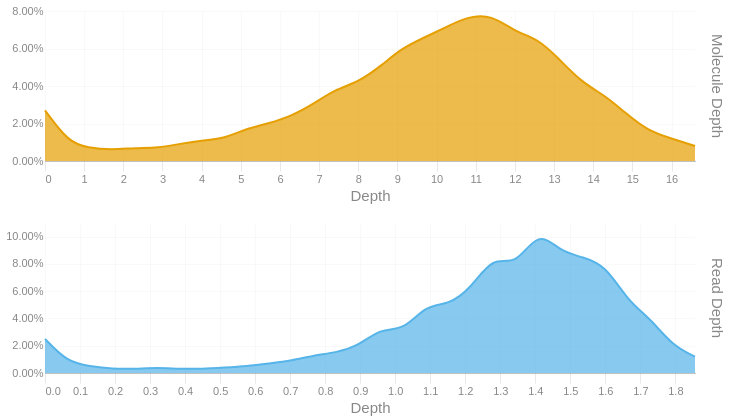

The notebook cell saved with this chart:
### Code cell
readdep = depth_hist(tb['Read Depth'], q99, 3)
readdep = readdep.with_columns(pl.lit('Read Depth').alias('Metric'))
if not SKIPLR:
    moldep = depth_hist(tb['Molecule Depth'], mol_q99, 1)
    moldep = moldep.with_columns(pl.lit('Molecule Depth').alias('Metric'))
    _hist = pl.concat([readdep, moldep])
    _hist = _hist.filter(pl.col('Proportion') != 0)
    with SafeRender(_hist):
        (
            alt.Chart(_hist)        
            .mark_area(interpolate = "basis")
            .encode(
                x=alt.X('Bin:Q').scale(domainMin=0).axis(alt.Axis(title='Depth')),
                y = alt.Y('Proportion:Q', title = None).axis(format = '.2%'),
                color = alt.Color('Metric:N').legend(None),
                row = alt.Row("Metric:N").header(title = None, labelOrient = 'right'),
                tooltip = [
                    alt.Tooltip("Metric:N", title = "Metric"),
                    alt.Tooltip('Interval:N', title = "Depth Interval"),
                    alt.Tooltip('Proportion:Q', title = "% Alignments").format('.2%')
                ]
            )
            .resolve_scale(x='independent', y='independent')
            .properties(
                height = 150, width = 650,
                usermeta={'embedOptions': {'downloadFileName': f'{samplename}.depth.hist'}}
            )
        ).display()
else:
    readdep = readdep.filter(pl.col('Proportion') != 0)
    with SafeRender(readdep):
        (
            alt.Chart(readdep)        
            .mark_area(interpolate = "basis")
            .encode(
                x=alt.X('Bin:Q').scale(domainMin=0).axis(alt.Axis(title='Depth')),
                y = alt.Y('Proportion:Q', title = None).axis(format = '.2%'),
                tooltip = [
                    alt.Tooltip('Interval:N', title = "Depth Interval"),
                    alt.Tooltip('Proportion:Q', title = "% Alignments").format('.2%')
                ]
            )
            .properties(
                usermeta={'embedOptions': {'downloadFileName': f'{samplename}.depth.hist'}}
            )
        ).display()

### Figure 1 — Vega-Lite specification as saved in the notebook (floating-point values rounded to 4 significant figures)
{"width": 650, "height": 150, "config": {"title": {"anchor": "start", "dy": -15, "fontSize": 18, "color": "#888888", "subtitleColor": "#888888", "subtitleFontSize": 14}, "arc": {"fill": "#0072B2"}, "axis": {"domainColor": "#888888", "domainWidth": 0.5, "gridWidth": 0.2, "grid": false, "titleFontWeight": 400, "titleFontSize": 15, "labelFontSize": 11, "labelColor": "#888888", "tickColor": "#888888", "tickWidth": 0.2, "titleColor": "#888888"}, "axisBand": {"grid": false}, "axisX": {"grid": true, "tickSize": 10, "domainCap": "round"}, "axisY": {"domain": false, "grid": true, "tickSize": 0, "domainCap": "round"}, "background": "transparent", "header": {"labelFontSize": 15, "labelColor": "#888888", "titleFontSize": 15, "titleFontWeight": 600, "titleColor": "#888888"}, "legend": {"labelFont": "sans-serif", "labelFontSize": 12, "labelColor": "#888888", "symbolSize": 100, "symbolType": "circle", "titleFontSize": 12, "titlePadding": 10, "titleColor": "#888888", "title": null}, "range": {"category": ["#E69F00", "#56B4E9", "#009E73", "#F0E442", "#0072B2", "#D55E00", "#CC79A7", "#000000"], "diverging": ["#cfe8f3", "#a2d4ec", "#73bfe2", "#46abdb", "#1696d2", "#12719e"]}, "area": {"fill": "#0072B2", "fillOpacity": 0.7, "line": true, "strokeOpacity": 0.7}, "line": {"color": "#0072B2", "stroke": "#0072B2", "strokeWidth": 2}, "trail": {"color": "#0072B2", "stroke": "#0072B2", "strokeWidth": 0, "size": 1}, "point": {"filled": true, "fillOpacity": 1.0, "size": 95}, "text": {"color": "#888888", "fontSize": 11, "align": "right", "fontWeight": 400, "size": 11}, "bar": {"fill": "#0072B2", "stroke": null}, "view": {"stroke": null, "continuousWidth": 660, "continuousHeight": 400}}, "data": {"name": "data-2a2f2070c3dd2fc3ba65c22f437be73b"}, "mark": {"type": "area", "interpolate": "basis"}, "encoding": {"color": {"field": "Metric", "legend": null, "type": "nominal"}, "row": {"field": "Metric", "header": {"title": null, "labelOrient": "right"}, "type": "nominal"}, "tooltip": [{"field": "Metric", "title": "Metric", "type": "nominal"}, {"field": "Interval", "title": "Depth Interval", "type": "nominal"}, {"field": "Proportion", "format": ".2%", "title": "% Alignments", "type": "quantitative"}], "x": {"axis": {"title": "Depth"}, "field": "Bin", "scale": {"domainMin": 0}, "type": "quantitative"}, "y": {"axis": {"format": ".2%"}, "field": "Proportion", "title": null, "type": "quantitative"}}, "resolve": {"scale": {"x": "independent", "y": "independent"}}, "usermeta": {"embedOptions": {"downloadFileName": "S5_Hudson_1190.depth.hist"}}, "$schema": "https://vega.github.io/schema/vega-lite/v6.1.0.json", "datasets": {"data-2a2f2070c3dd2fc3ba65c22f437be73b": [{"Bin": 0.0, "Interval": "0.0-0.064", "Proportion": 0.025, "Metric": "Read Depth"}, {"Bin": 0.064, "Interval": "0.064-0.128", "Proportion": 0.008, "Metric": "Read Depth"}, {"Bin": 0.128, "Interval": "0.128-0.192", "Proportion": 0.005, "Metric": "Read Depth"}, {"Bin": 0.192, "Interval": "0.192-0.256", "Proportion": 0.003, "Metric": "Read Depth"}, {"Bin": 0.256, "Interval": "0.256-0.32", "Proportion": 0.003, "Metric": "Read Depth"}, {"Bin": 0.32, "Interval": "0.32-0.384", "Proportion": 0.004, "Metric": "Read Depth"}, {"Bin": 0.384, "Interval": "0.384-0.448", "Proportion": 0.003, "Metric": "Read Depth"}, {"Bin": 0.448, "Interval": "0.448-0.512", "Proportion": 0.003, "Metric": "Read Depth"}, {"Bin": 0.512, "Interval": "0.512-0.576", "Proportion": 0.004, "Metric": "Read Depth"}, {"Bin": 0.576, "Interval": "0.576-0.64", "Proportion": 0.005, "Metric": "Read Depth"}, {"Bin": 0.64, "Interval": "0.64-0.704", "Proportion": 0.007, "Metric": "Read Depth"}, {"Bin": 0.704, "Interval": "0.704-0.768", "Proportion": 0.009, "Metric": "Read Depth"}, {"Bin": 0.768, "Interval": "0.768-0.832", "Proportion": 0.013, "Metric": "Read Depth"}, {"Bin": 0.832, "Interval": "0.832-0.896", "Proportion": 0.015, "Metric": "Read Depth"}, {"Bin": 0.896, "Interval": "0.896-0.96", "Proportion": 0.02, "Metric": "Read Depth"}, {"Bin": 0.96, "Interval": "0.96-1.024", "Proportion": 0.033, "Metric": "Read Depth"}, {"Bin": 1.024, "Interval": "1.024-1.088", "Proportion": 0.031, "Metric": "Read Depth"}, {"Bin": 1.088, "Interval": "1.088-1.152", "Proportion": 0.05, "Metric": "Read Depth"}, {"Bin": 1.152, "Interval": "1.152-1.216", "Proportion": 0.05, "Metric": "Read Depth"}, {"Bin": 1.216, "Interval": "1.216-1.28", "Proportion": 0.062, "Metric": "Read Depth"}, {"Bin": 1.28, "Interval": "1.28-1.344", "Proportion": 0.086, "Metric": "Read Depth"}, {"Bin": 1.344, "Interval": "1.344-1.408", "Proportion": 0.078, "Metric": "Read Depth"}, {"Bin": 1.408, "Interval": "1.408-1.472", "Proportion": 0.105, "Metric": "Read Depth"}, {"Bin": 1.472, "Interval": "1.472-1.536", "Proportion": 0.089, "Metric": "Read Depth"}, {"Bin": 1.536, "Interval": "1.536-1.6", "Proportion": 0.085, "Metric": "Read Depth"}, {"Bin": 1.6, "Interval": "1.6-1.664", "Proportion": 0.079, "Metric": "Read Depth"}, {"Bin": 1.664, "Interval": "1.664-1.728", "Proportion": 0.053, "Metric": "Read Depth"}, {"Bin": 1.728, "Interval": "1.728-1.792", "Proportion": 0.04, "Metric": "Read Depth"}, {"Bin": 1.792, "Interval": "1.792-1.856", "Proportion": 0.02, "Metric": "Read Depth"}, {"Bin": 1.856, "Interval": "1.856-1.92", "Proportion": 0.012, "Metric": "Read Depth"}, {"Bin": 0.0, "Interval": "0.0-0.6", "Proportion": 0.027, "Metric": "Molecule Depth"}, {"Bin": 0.6, "Interval": "0.6-1.1", "Proportion": 0.01, "Metric": "Molecule Depth"}, {"Bin": 1.1, "Interval": "1.1-1.7", "Proportion": 0.007, "Metric": "Molecule Depth"}, {"Bin": 1.7, "Interval": "1.7-2.3", "Proportion": 0.006, "Metric": "Molecule Depth"}, {"Bin": 2.3, "Interval": "2.3-2.9", "Proportion": 0.007, "Metric": "Molecule Depth"}, {"Bin": 2.9, "Interval": "2.9-3.4", "Proportion": 0.007, "Metric": "Molecule Depth"}, {"Bin": 3.4, "Interval": "3.4-4.0", "Proportion": 0.009, "Metric": "Molecule Depth"}, {"Bin": 4.0, "Interval": "4.0-4.6", "Proportion": 0.011, "Metric": "Molecule Depth"}, {"Bin": 4.6, "Interval": "4.6-5.1", "Proportion": 0.012, "Metric": "Molecule Depth"}, {"Bin": 5.1, "Interval": "5.1-5.7", "Proportion": 0.017, "Metric": "Molecule Depth"}, {"Bin": 5.7, "Interval": "5.7-6.3", "Proportion": 0.02, "Metric": "Molecule Depth"}, {"Bin": 6.3, "Interval": "6.3-6.9", "Proportion": 0.024, "Metric": "Molecule Depth"}, {"Bin": 6.9, "Interval": "6.9-7.4", "Proportion": 0.031, "Metric": "Molecule Depth"}, {"Bin": 7.4, "Interval": "7.4-8.0", "Proportion": 0.038, "Metric": "Molecule Depth"}, {"Bin": 8.0, "Interval": "8.0-8.6", "Proportion": 0.042, "Metric": "Molecule Depth"}, {"Bin": 8.6, "Interval": "8.6-9.1", "Proportion": 0.051, "Metric": "Molecule Depth"}, {"Bin": 9.1, "Interval": "9.1-9.7", "Proportion": 0.06, "Metric": "Molecule Depth"}, {"Bin": 9.7, "Interval": "9.7-10.3", "Proportion": 0.066, "Metric": "Molecule Depth"}, {"Bin": 10.3, "Interval": "10.3-10.8", "Proportion": 0.072, "Metric": "Molecule Depth"}, {"Bin": 10.8, "Interval": "10.8-11.4", "Proportion": 0.077, "Metric": "Molecule Depth"}, {"Bin": 11.4, "Interval": "11.4-12.0", "Proportion": 0.078, "Metric": "Molecule Depth"}, {"Bin": 12.0, "Interval": "12.0-12.6", "Proportion": 0.069, "Metric": "Molecule Depth"}, {"Bin": 12.6, "Interval": "12.6-13.1", "Proportion": 0.065, "Metric": "Molecule Depth"}, {"Bin": 13.1, "Interval": "13.1-13.7", "Proportion": 0.055, "Metric": "Molecule Depth"}, {"Bin": 13.7, "Interval": "13.7-14.3", "Proportion": 0.042, "Metric": "Molecule Depth"}, {"Bin": 14.3, "Interval": "14.3-14.8", "Proportion": 0.035, "Metric": "Molecule Depth"}, {"Bin": 14.8, "Interval": "14.8-15.4", "Proportion": 0.026, "Metric": "Molecule Depth"}, {"Bin": 15.4, "Interval": "15.4-16.0", "Proportion": 0.016, "Metric": "Molecule Depth"}, {"Bin": 16.0, "Interval": "16.0-16.6", "Proportion": 0.012, "Metric": "Molecule Depth"}, {"Bin": 16.6, "Interval": "16.6-17.13", "Proportion": 0.008, "Metric": "Molecule Depth"}]}}
